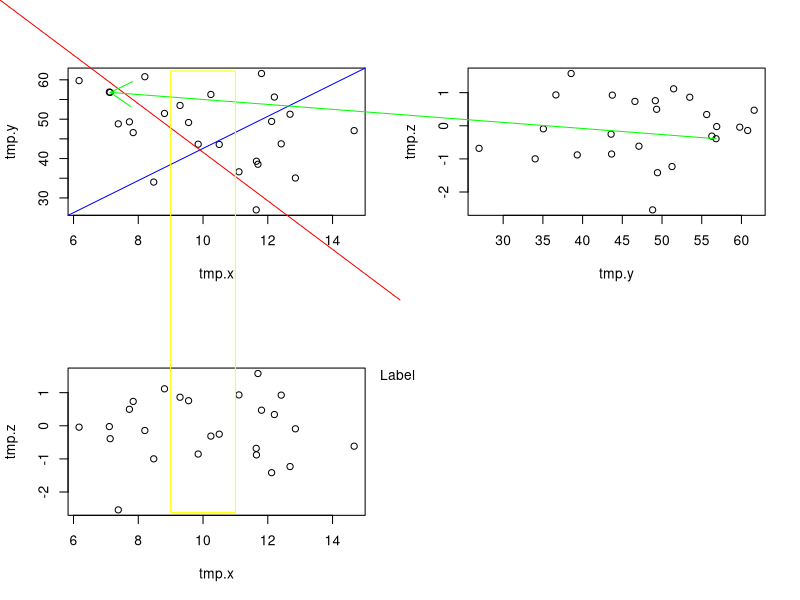
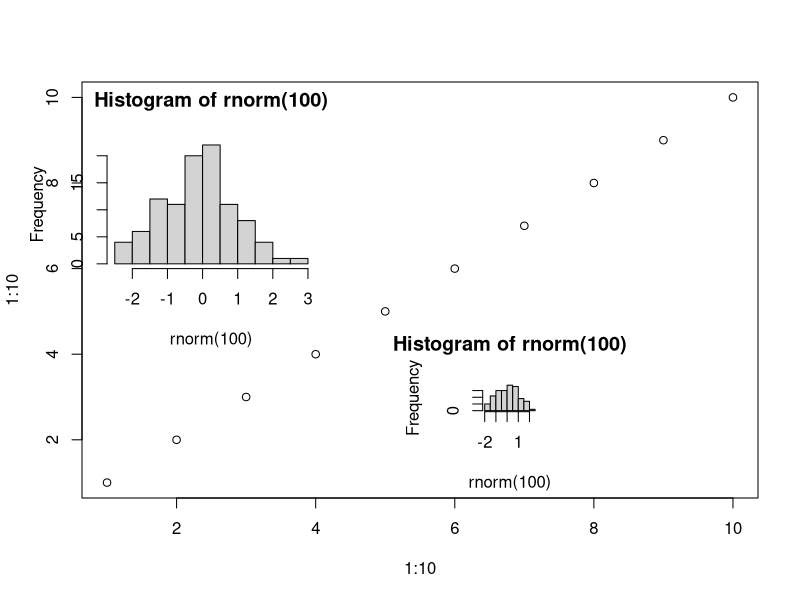

Here is the R script that generated these plots, in order:
library(Hmisc)


### Name: cnvrt.coords
### Title: Convert between the 5 different coordinate sytems on a graphical
###   device
### Aliases: cnvrt.coords
### Keywords: dplot aplot

### ** Examples


old.par <- par(no.readonly=TRUE)

par(mfrow=c(2,2),xpd=NA)

# generate some sample data
tmp.x <- rnorm(25, 10, 2)
tmp.y <- rnorm(25, 50, 10)
tmp.z <- rnorm(25, 0, 1)

plot( tmp.x, tmp.y)

# draw a diagonal line across the plot area
tmp1 <- cnvrt.coords( c(0,1), c(0,1), input='plt' )
lines(tmp1$usr, col='blue')

# draw a diagonal line accross figure region
tmp2 <- cnvrt.coords( c(0,1), c(1,0), input='fig')
lines(tmp2$usr, col='red')

# save coordinate of point 1 and y value near top of plot for future plots
tmp.point1 <- cnvrt.coords(tmp.x[1], tmp.y[1])
tmp.range1 <- cnvrt.coords(NA, 0.98, input='plt')

# make a second plot and draw a line linking point 1 in each plot
plot(tmp.y, tmp.z)

tmp.point2 <- cnvrt.coords( tmp.point1$dev, input='dev' )
arrows( tmp.y[1], tmp.z[1], tmp.point2$usr$x, tmp.point2$usr$y,
 col='green')

# draw another plot and add rectangle showing same range in 2 plots

plot(tmp.x, tmp.z)
tmp.range2 <- cnvrt.coords(NA, 0.02, input='plt')
tmp.range3 <- cnvrt.coords(NA, tmp.range1$dev$y, input='dev')
rect( 9, tmp.range2$usr$y, 11, tmp.range3$usr$y, border='yellow')

# put a label just to the right of the plot and
#  near the top of the figure region.
text( cnvrt.coords(1.05, NA, input='plt')$usr$x,
	cnvrt.coords(NA, 0.75, input='fig')$usr$y,
	"Label", adj=0)

par(mfrow=c(1,1))

## create a subplot within another plot (see also subplot)

plot(1:10, 1:10)

tmp <- cnvrt.coords( c( 1, 4, 6, 9), c(6, 9, 1, 4) )

par(plt = c(tmp$dev$x[1:2], tmp$dev$y[1:2]), new=TRUE)
hist(rnorm(100))

par(fig = c(tmp$dev$x[3:4], tmp$dev$y[3:4]), new=TRUE)
hist(rnorm(100))

par(old.par)
